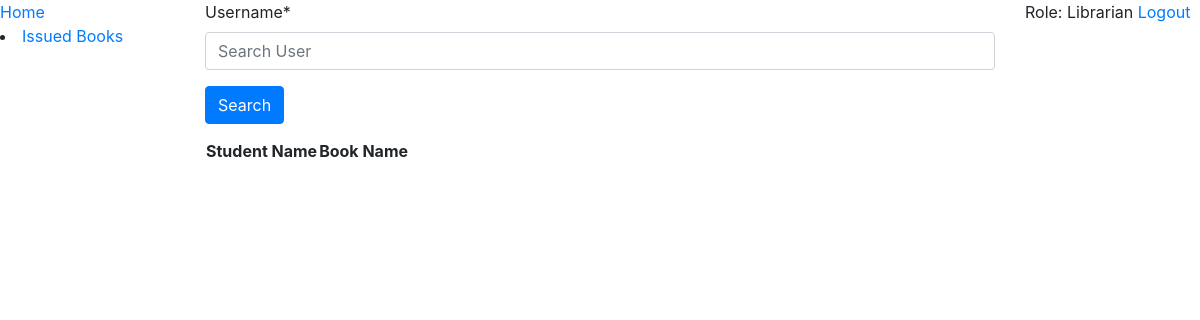
The page /librarian/ (signed in) on the database as committed earlier.
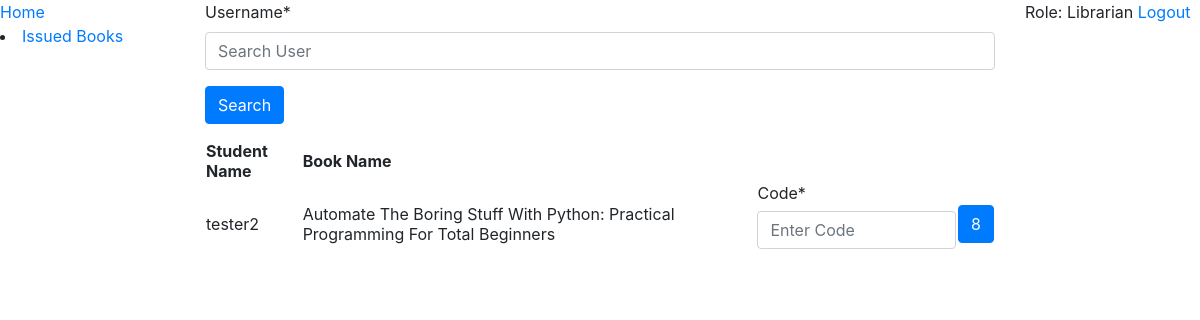
The same page on the database as committed later.
### book_issue/models.py (models this page shows, shortened)
class TimeStampModel(models.Model):
    created = models.DateField(auto_now_add=True)
    class Meta:
        abstract = True

class BookIssueCode(TimeStampModel):
    user = models.ForeignKey(User, on_delete=models.CASCADE, related_name='user')
    book = models.ForeignKey('books.Book', on_delete=models.CASCADE, related_name='book')
    code = models.CharField(max_length=6)
    class Meta:
        permissions = (
            ("can_enter_code_to_issue_book", "can enter code to issue book"),
        )

### books/models.py (models this page shows, shortened)
class Book(models.Model):
    title = models.CharField(max_length=100)
    author_name = models.CharField(max_length=50)
    publisher_name = models.CharField(max_length=50, blank=True)
    pages = models.PositiveIntegerField(blank=True, null=True)
    pub_year = models.PositiveIntegerField()
    books_available = models.IntegerField()

### librarian/views.py (the view, shortened to what this page needs)
# urls.py: 2. Add a URL to urlpatterns:  path('', views.home, name='home')
@permission_required('book_issue.add_bookissuecode')
def home(request):
    book_issue_requests = BookIssueCode.objects.all().order_by('-created')
    search_form = SearchForm(request.GET or None)
    book_issue_code_form = BookIssueCodeForm()
    if search_form.is_valid():
        q = search_form.cleaned_data['username']
        return HttpResponseRedirect(reverse('librarian:search_result', kwargs={'q': q}))
    context = {'book_issue_requests': book_issue_requests, 'book_issue_code_form': book_issue_code_form,
               'search_form': search_form}
    return render(request, 'librarian/home.html', context)

### librarian/forms.py
class BookIssueCodeForm(forms.Form):
    code = forms.CharField(max_length=6, widget=forms.TextInput({'placeholder': 'Enter Code'}))

class SearchForm(forms.Form):
    username = forms.CharField(max_length=30, widget=forms.TextInput({'placeholder': 'Search User'}))

### librarian/templates/librarian/home.html (shortened to what this page needs)
{%extends 'librarian/base.html'%}
{%load crispy_forms_tags %}
{%block content%}
    <form method="get" action="{%url 'librarian:search' %}">
        {{search_form|crispy}}
        <input name="search" value="Search" class="btn btn-primary" type="submit">
    </form>
    <table>
        <tr>
            <th>Student Name</th>
            <th>Book Name</th>
        </tr>
        {%for book_issue_request in book_issue_requests%}
            <tr>
                <td>{{book_issue_request.user.username}}</td>
                <td>{{book_issue_request.book.title}}</td>
                <form method="post" action="{%url 'librarian:home'%}" class="form-inline">
                    <td>
                        {{book_issue_code_form|crispy}}
                    </td>
                    <td>
                        <input type="submit" name="check_code" value="{{book_issue_request.pk}}"
                               class="btn btn-primary" >
                    </td>
                </form>
            </tr>
        {%endfor%}
    </table>
{%endblock%}

Rows that differ between the two databases and show on the page:
added BookIssueCode: user.username "tester2", book "Automate The Boring Stuff With Python: Practical Programming For Total Beginners", check_code "8"
